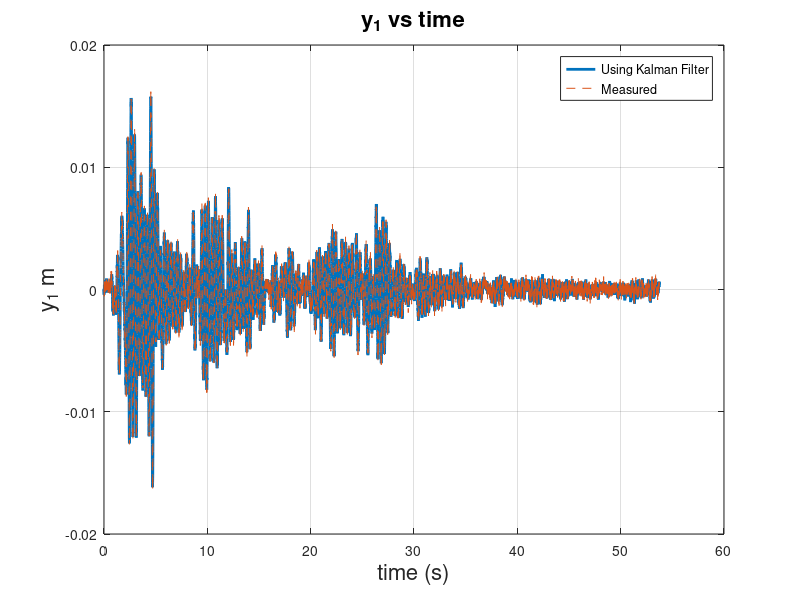

This figure's MATLAB source: (Note: this script raises an error after producing the figure.)
clc
clear
dt=0.005;
M=[10 0;0 10];
k1=10000;k2=10000;
c1=31.76;c2=31.76;
K=[k1+k2 -k2 ;-k2 k2];
C=[c1+c2 -c2;-c2 c2];
z=zeros(2);
I1=eye(2);
Ac=[z I1;
    -M\K -M\C];
Bc=[z;inv(M)];
%Acceleration measurements
Cc=[-M\K -M\C];
%Dc=inv(M);
Dc=z;
%Discrete system for accleration measurements
sysc=ss(Ac,Bc,Cc,Dc);
sysd=c2d(sysc,dt,"zoh");
A=sysd.A;B=sysd.B;C=sysd.C;D=sysd.D;
load("HW1_Q2_El_Centro.txt")
load("HW1_Q2_Measurements.txt")
t_el_centro=HW1_Q2_El_Centro(:,1);
ug_el_centro=HW1_Q2_El_Centro(:,2);
t=HW1_Q2_Measurements(:,1);
y1=HW1_Q2_Measurements(:,2);
y2=HW1_Q2_Measurements(:,3);
ydd1=HW1_Q2_Measurements(:,4);
ydd2=HW1_Q2_Measurements(:,5);
%Interpolating El Centro ground Motion
ug=interp1(t_el_centro,ug_el_centro,t);
Ig=[1;1];
uk=-(M*Ig)*ug';
%Initializing
z_hat_00=[0 0 0 0]';
z_hat(:,1)=z_hat_00;
R=[0.105 0;0 0.162];
y=[ydd1 ydd2]';
P_00=10^-1*eye(4);
I=eye(4);
P{1}=P_00;
%Q=zeros(4);
Q=eye(4)*1;
%%

%%
for i=1:length(t)-1
    %Prediction zhat k+1,k
    z_hat(:,i+1)=A*z_hat(:,i)+B*uk(:,i);
    %Pk+1,k
    P{i+1}=A*P{i}*A'+Q;
    %Kalman Gain
    kalman_gain=P{i+1}*C'*inv(C*P{i+1}*C'+R);
    Kk{i}=kalman_gain;
    %Updation zhat k+1,k+1
    z_hat(:,i+1)=z_hat(:,i+1)+kalman_gain*(y(:,i+1)-C*z_hat(:,i+1)-D*uk(:,i+1));
    %Pk+1,k+1
    P{i+1}=(I-kalman_gain*C)*P{i+1}*(I-kalman_gain*C)'+kalman_gain*R*kalman_gain';
end
%%
figure(1)
plot(t,z_hat(1,:),"LineWidth",2)
hold on
plot(t,y1,'--')
xlabel('time (s)','FontSize',16)
ylabel('y_1 m','FontSize',16)
box on
grid on
title('y_1 vs time','FontSize',16)
ldg=legend('Using Kalman Filter','Measured');
ldg.FontSize=13;
figure(2)
plot(t,z_hat(2,:),"LineWidth",2)
hold on
plot(t,y2,'--')
xlabel('time (s)','FontSize',16)
ylabel('y_2 m','FontSize',16)
box on
grid on
title('y_2 vs time','FontSize',16)
ldg=legend('Using Kalman Filter','Measured');
ldg.FontSize=13;
figure(3)
plot(t,z_hat(3,:),"LineWidth",1)
xlabel('time (s)','FontSize',16)
ylabel('$\dot y_1$ m/s','Interpreter','latex','FontSize',16)
box on
grid on
title('$\dot y_1$ vs time','Interpreter','latex','FontSize',16)
ldg=legend('Using Kalman Filter');
ldg.FontSize=13;
figure(4)
plot(t,z_hat(3,:),"LineWidth",1)
xlabel('time (s)','FontSize',16)
ylabel('$\dot y_2$ m/s','Interpreter','latex','FontSize',16)
box on
grid on
title('$\dot y_2$ vs time','Interpreter','latex','FontSize',16)
ldg=legend('Using Kalman Filter');
ldg.FontSize=13;